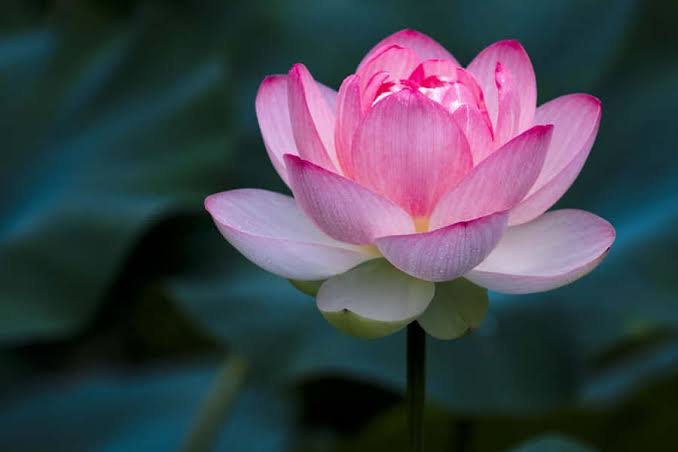
#> input picture Phase 5 (Edge Detection & Thresholding)/random_image.jpeg, 678 x 452 px, found by its file name
$ python cannyedge_detection.py
#> lines starting #> are read from the running program, lines starting #| are printed output that depends on the picture; after the words box and inside, x2 and y2 are one past the last pixel; in counts of white or black regions, pixels touching at a corner belong together
import cv2

image=cv2.imread('D:\\Open CV\\Phase 5 (Edge Detection & Thresholding)\\random_image.jpeg',cv2.IMREAD_GRAYSCALE)
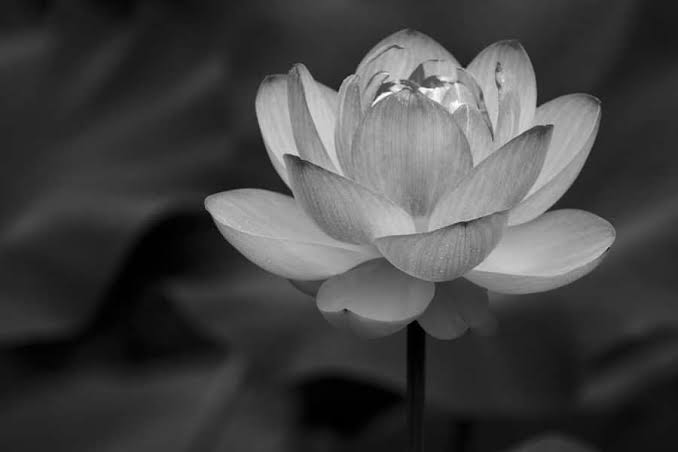
#> image: shape (452, 678); min 0, max 255, mean 67
edges=cv2.Canny(image,50,150)      #(image,threshold1,threshold2)
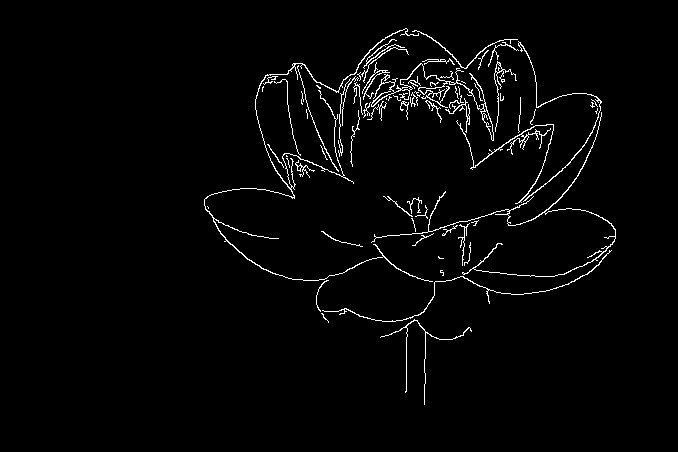
#> edges: shape (452, 678); 2.3% white in thin lines or dots, all inside (x1, y1, x2, y2) = (204, 28, 616, 405)

cv2.imshow("Original image",image)
cv2.imshow("Canny Edges",edges)

cv2.waitKey(0)
cv2.destroyAllWindows
